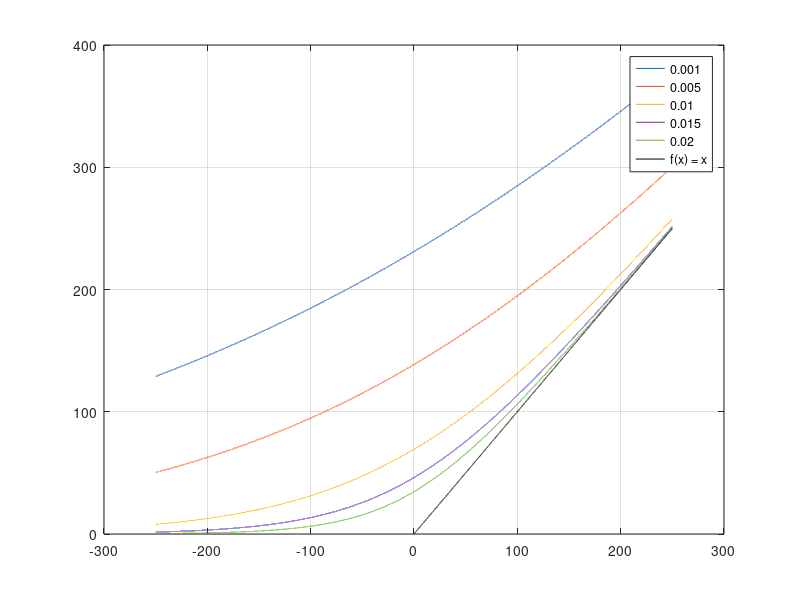

Reproduce this figure in MATLAB.
close all
clear all
clc

x= -250:0.01:250;
k = [0.003,0.005,0.01,0.015,0.02];

figure
y1 = (1/k(1))*log(exp(k(1)*x)+1);
plot(x,y1)
grid on
hold on
y2 = (1/k(2))*log(exp(k(2)*x)+1);
plot(x,y2)
y3 = (1/k(3))*log(exp(k(3)*x)+1);
plot(x,y3)
y4 = (1/k(4))*log(exp(k(4)*x)+1);
plot(x,y4)
y5 = (1/k(5))*log(exp(k(5)*x)+1);
plot(x,y5)
plot(0:0.01:250,0:0.01:250,'k')
legend('0.001','0.005','0.01','0.015','0.02','f(x) = x')
